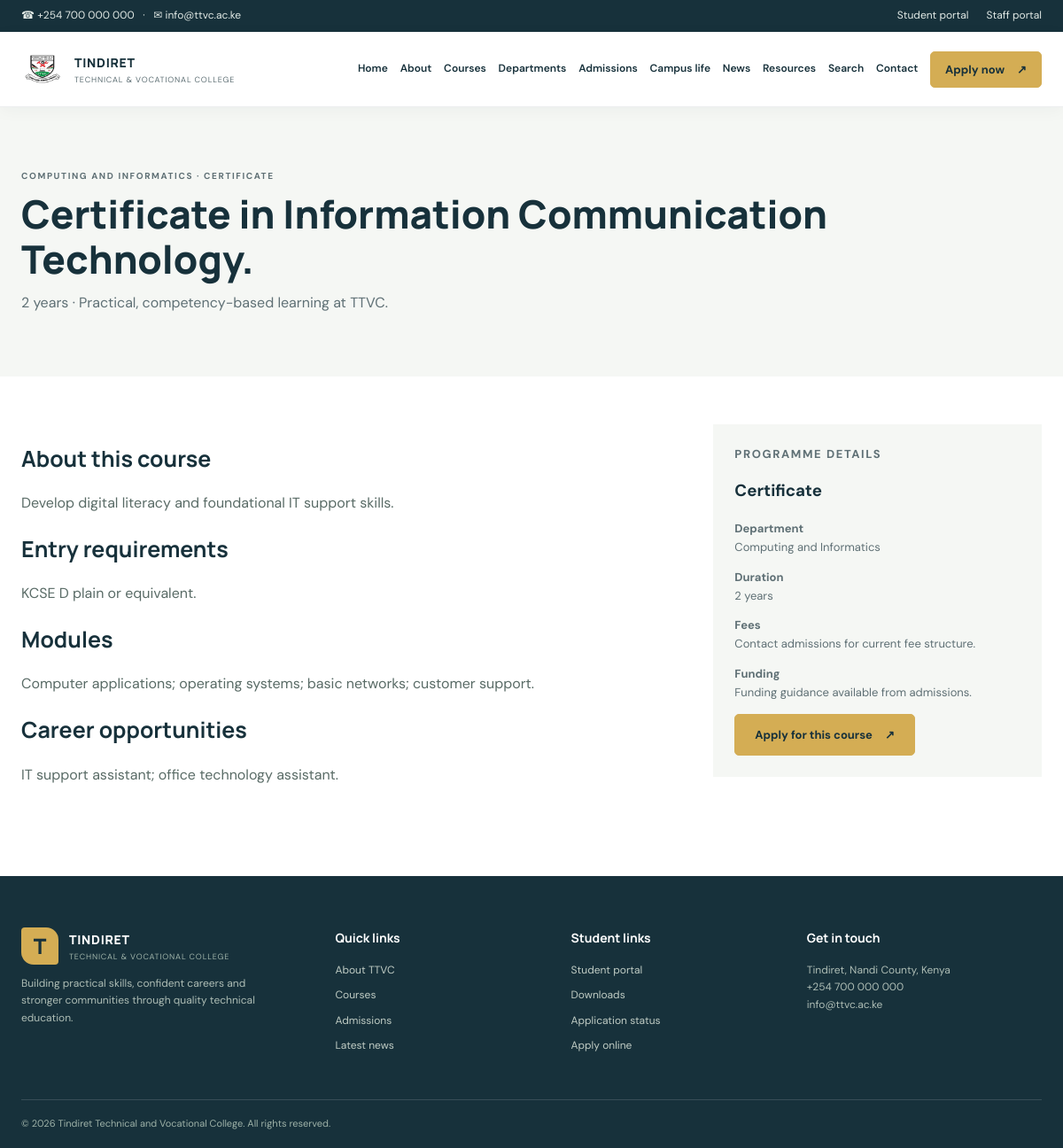
The page /course-details.php?id=2 on the database its author committed.
### tables this page shows
CREATE TABLE settings (
 id BIGINT UNSIGNED AUTO_INCREMENT PRIMARY KEY,
 setting_key VARCHAR(100) NOT NULL UNIQUE,
 setting_value TEXT NULL,
 updated_at TIMESTAMP NOT NULL DEFAULT CURRENT_TIMESTAMP ON UPDATE CURRENT_TIMESTAMP
);

CREATE TABLE courses (
 id BIGINT UNSIGNED AUTO_INCREMENT PRIMARY KEY,
 department_id BIGINT UNSIGNED NOT NULL,
 name VARCHAR(180) NOT NULL,
 level ENUM('Artisan','Certificate','Craft','Diploma','Other') NOT NULL,
 duration VARCHAR(80) NOT NULL,
 entry_requirements TEXT NOT NULL,
 description TEXT NOT NULL,
 modules TEXT NULL,
 careers TEXT NULL,
 fees VARCHAR(160) NULL,
 funding TEXT NULL,
 image VARCHAR(255) NULL,
 status ENUM('draft','published') NOT NULL DEFAULT 'draft',
 featured TINYINT(1) NOT NULL DEFAULT 0,
 created_at TIMESTAMP NOT NULL DEFAULT CURRENT_TIMESTAMP,
 updated_at TIMESTAMP NOT NULL DEFAULT CURRENT_TIMESTAMP ON UPDATE CURRENT_TIMESTAMP,
 INDEX idx_courses_search (name, level, status), INDEX idx_courses_department (department_id, status),
 CONSTRAINT fk_courses_department FOREIGN KEY (department_id) REFERENCES departments(id) ON DELETE RESTRICT
);

CREATE TABLE departments (
 id BIGINT UNSIGNED AUTO_INCREMENT PRIMARY KEY,
 name VARCHAR(150) NOT NULL UNIQUE,
 description TEXT NULL,
 status ENUM('active','inactive') NOT NULL DEFAULT 'active',
 created_at TIMESTAMP NOT NULL DEFAULT CURRENT_TIMESTAMP
);

### config/database.php (called while the page is built, shortened)
<?php
function db(): PDO
{
    static $pdo;
    if ($pdo instanceof PDO) {
        return $pdo;
    }
    $host = getenv('TTVC_DB_HOST') ?: '127.0.0.1';
    $port = getenv('TTVC_DB_PORT') ?: '3306';
    $database = getenv('TTVC_DB_NAME') ?: 'ttvc';
    $username = getenv('TTVC_DB_USER') ?: 'root';
    $password = getenv('TTVC_DB_PASS') ?: 'Domtila123';
    $charset = getenv('TTVC_DB_CHARSET') ?: 'utf8mb4';
    $dsn = "mysql:host={$host};port={$port};dbname={$database};charset={$charset}";
    $pdo = new PDO($dsn, $username, $password, [
        PDO::ATTR_ERRMODE => PDO::ERRMODE_EXCEPTION,
        PDO::ATTR_DEFAULT_FETCH_MODE => PDO::FETCH_ASSOC,
        PDO::ATTR_EMULATE_PREPARES => false,
        PDO::MYSQL_ATTR_INIT_COMMAND => "SET NAMES {$charset}",
    ]);
    return $pdo;
}

### includes/functions.php (called while the page is built, shortened)
<?php
require_once __DIR__ . '/../config/database.php';
function e(?string $value): string
{
    return htmlspecialchars($value ?? '', ENT_QUOTES | ENT_SUBSTITUTE, 'UTF-8');
}
function url(string $path = ''): string
{
    return APP_BASE_URL . '/' . ltrim($path, '/');
}
function setting(string $key, string $fallback = ''): string
{
    try {
        $stmt = db()->prepare('SELECT setting_value FROM settings WHERE setting_key = ? LIMIT 1');
        $stmt->execute([$key]);
        return (string)($stmt->fetchColumn() ?: $fallback);
    } catch (PDOException) {
        return $fallback;
    }
}

### course-details.php (the view, shortened to what this page needs)
<?php
require_once __DIR__ . '/includes/functions.php';
$id = filter_input(INPUT_GET, 'id', FILTER_VALIDATE_INT) ?: 0;
$stmt = db()->prepare('SELECT c.*, d.name AS department FROM courses c JOIN departments d ON d.id = c.department_id WHERE c.id = ? AND c.status = "published" LIMIT 1');
$stmt->execute([$id]);
$course = $stmt->fetch();
include __DIR__ . '/includes/header.php';
?>
<section class="page-hero"><div class="container"><p class="eyebrow"><?= e($course['department']) ?> · <?= e($course['level']) ?></p><h1><?= e($course['name']) ?>.</h1><p><?= e($course['duration']) ?> · Practical, competency-based learning at TTVC.</p></div></section><section class="content-section container"><div class="detail-layout"><div class="detail-copy"><h2>About this course</h2><p><?= nl2br(e($course['description'])) ?></p><h2>Entry requirements</h2><p><?= nl2br(e($course['entry_requirements'])) ?></p><h2>Modules</h2><p><?= nl2br(e($course['modules'] ?: 'Programme modules are available from the admissions office.')) ?></p><h2>Career opportunities</h2><p><?= nl2br(e($course['careers'] ?: 'Graduates can pursue careers across the relevant industry.')) ?></p></div><aside class="detail-aside"><p class="eyebrow">Programme details</p><h3><?= e($course['level']) ?></h3><p><strong>Department</strong><br><?= e($course['department']) ?></p><p><strong>Duration</strong><br><?= e($course['duration']) ?></p><p><strong>Fees</strong><br><?= e($course['fees'] ?: 'Contact admissions for current fee guidance.') ?></p><p><strong>Funding</strong><br><?= e($course['funding'] ?: 'Funding information available from the admissions office.') ?></p><a class="button" href="<?= e(url('apply.php')) ?>">Apply for this course <span>↗</span></a></aside></div></section>
<?php include __DIR__ . '/includes/footer.php'; ?>

### includes/navbar.php
<div class="topbar"><div class="container topbar-inner"><span>☎ <?= e(setting('phone', '+254 700 000 000')) ?> &nbsp; · &nbsp; ✉ <?= e(setting('email', 'info@ttvc.ac.ke')) ?></span><span><a href="<?= e(url('portals.php')) ?>">Student portal</a><a href="<?= e(url('admin/login.php')) ?>">Staff portal</a></span></div></div>
<header class="site-header"><div class="container nav-wrap"><a class="brand" href="<?= e(url('index.php')) ?>"><img class="brand-logo" src="<?= e(url('assets/images/Tindiret-TVC-logo.png')) ?>" alt="Tindiret TVC logo"><span><b>TINDIRET</b><small>TECHNICAL & VOCATIONAL COLLEGE</small></span></a><button class="menu-toggle" aria-label="Open navigation" aria-expanded="false">☰</button><nav class="main-nav"><a href="<?= e(url('index.php')) ?>">Home</a><a href="<?= e(url('about.php')) ?>">About</a><a href="<?= e(url('courses.php')) ?>">Courses</a><a href="<?= e(url('departments.php')) ?>">Departments</a><a href="<?= e(url('admissions.php')) ?>">Admissions</a><a href="<?= e(url('events.php')) ?>">Campus life</a><a href="<?= e(url('news.php')) ?>">News</a><a href="<?= e(url('downloads.php')) ?>">Resources</a><a href="<?= e(url('search.php')) ?>">Search</a><a href="<?= e(url('contact.php')) ?>">Contact</a><a class="button button-small" href="<?= e(url('apply.php')) ?>">Apply now <span aria-hidden="true">↗</span></a></nav></div></header>

### includes/footer.php
</main>
<footer class="site-footer"><div class="container footer-grid"><div><a class="brand brand-light" href="<?= e(url('index.php')) ?>"><span class="brand-mark">T</span><span><b>TINDIRET</b><small>TECHNICAL & VOCATIONAL COLLEGE</small></span></a><p>Building practical skills, confident careers and stronger communities through quality technical education.</p></div><div><h3>Quick links</h3><a href="<?= e(url('about.php')) ?>">About TTVC</a><a href="<?= e(url('courses.php')) ?>">Courses</a><a href="<?= e(url('admissions.php')) ?>">Admissions</a><a href="<?= e(url('news.php')) ?>">Latest news</a></div><div><h3>Student links</h3><a href="<?= e(url('portals.php')) ?>">Student portal</a><a href="<?= e(url('downloads.php')) ?>">Downloads</a><a href="<?= e(url('application-status.php')) ?>">Application status</a><a href="<?= e(url('apply.php')) ?>">Apply online</a></div><div><h3>Get in touch</h3><p><?= e(setting('address', 'Tindiret, Nandi County, Kenya')) ?><br><?= e(setting('phone', '+254 700 000 000')) ?><br><?= e(setting('email', 'info@ttvc.ac.ke')) ?></p></div></div><div class="container footer-bottom">© <?= date('Y') ?> Tindiret Technical and Vocational College. All rights reserved.</div></footer>
</body>
</html>

### assets/css/site.css (style rules this page uses)
:root { --ink:#142d32;--ink-2:#27464a;--green:#1b6755;--green-bright:#34856b;--gold:#d5a63c;--paper:#f5f5ef;--white:#fff;--muted:#667875;--line:#dce3dc;--serif:'Manrope',sans-serif;--sans:'DM Sans',sans-serif;--shadow:0 18px 48px rgba(20,45,50,.12) }
* { box-sizing:border-box }
html { scroll-behavior:smooth }
body { margin:0;color:var(--ink);font-family:var(--sans);font-size:16px;line-height:1.6;background:#fff }
a { color:inherit;text-decoration:none }
img { max-width:100% }
.container { width:min(1160px,calc(100% - 48px));margin-inline:auto }
.topbar { background:var(--ink);color:#d8e4dc;font-size:12px }
.topbar-inner { display:flex;justify-content:space-between;padding:8px 0 }
.topbar a { margin-left:20px }
.site-header { position:sticky;top:0;z-index:20;background:rgba(255,255,255,.97);border-bottom:1px solid rgba(20,45,50,.08);backdrop-filter:blur(12px) }
.nav-wrap { height:82px;display:flex;justify-content:space-between;align-items:center }
.brand { display:flex;align-items:center;gap:11px;line-height:1.15 }
.brand-mark { height:42px;width:42px;display:grid;place-items:center;background:var(--green);color:#fff;font-family:var(--serif);font-size:24px;font-weight:800;border-radius:4px 14px 4px 14px }
.brand b { display:block;font:800 14px var(--serif);letter-spacing:.5px }
.brand small { display:block;margin-top:5px;font-size:9px;letter-spacing:1px;color:var(--muted) }
.main-nav { display:flex;align-items:center;gap:24px;font-size:13px;font-weight:600 }
.button { display:inline-flex;align-items:center;justify-content:center;gap:14px;padding:14px 22px;background:var(--gold);color:var(--ink);font:700 13px var(--sans);border:1px solid var(--gold);border-radius:3px;transition:.2s }
.button-small { padding:11px 16px;font-size:12px }
.eyebrow { text-transform:uppercase;font-size:10px;letter-spacing:1.6px;font-weight:700;color:var(--green);margin:0 0 15px }
.site-footer { background:var(--ink);color:#dce5df;padding:58px 0 0 }
.footer-grid { display:grid;grid-template-columns:1.4fr 1fr 1fr 1.2fr;gap:45px;padding-bottom:42px }
.brand-light { color:#fff }
.brand-light .brand-mark { background:var(--gold);color:var(--ink) }
.brand-light small { color:#9eb2a8 }
.footer-grid p { font-size:12px;color:#aebdb5;max-width:270px }
.footer-grid h3 { font:700 14px var(--serif);color:#fff;margin:2px 0 18px }
.footer-grid>div>a:not(.brand) { display:block;font-size:12px;color:#c1cdc5;margin:9px 0 }
.footer-bottom { border-top:1px solid rgba(255,255,255,.14);font-size:11px;color:#9eb2a8;padding:18px 0 }
.page-hero { padding:70px 0;background:var(--paper) }
.page-hero .eyebrow { margin-bottom:9px }
.page-hero h1 { font:800 44px/1.15 var(--serif);margin:0 0 12px }
.page-hero p { max-width:660px;color:var(--muted);margin:0 }
.content-section { padding:54px 0 86px }
.detail-layout { display:grid;grid-template-columns:2fr 1fr;gap:40px }
.detail-copy h2 { font:700 25px var(--serif) }
.detail-copy p { color:#596b66 }
.detail-aside { padding:24px;background:var(--paper);height:max-content }
.detail-aside h3 { margin-top:0 }
.detail-aside p { font-size:13px;color:var(--muted) }

### assets/css/custom.css (style rules this page uses)
.brand { display: flex; align-items: center; gap: 12px; }
.brand-logo { width: 42px; height: 42px; object-fit: contain; display: block; border-radius: 10px; background: rgba(27,103,85,0.08); padding: 4px; }

### assets/css/professional.css (style rules this page uses)
:root { --ink: #17313b; --ink-2: #294650; --green: #176447; --green-bright: #247a58; --gold: #d4ad54; --paper: #f5f7f4; --muted: #5f7075; --line: #e0e7e2; --shadow: 0 18px 48px rgba(23, 49, 59, 0.1); }
body { color: var(--ink); background: #fff; }
.topbar { background: #17313b; color: #e2eae6; }
.topbar-inner { min-height: 36px; align-items: center; }
.topbar a { transition: color 0.2s ease; }
.site-header { background: rgba(255, 255, 255, 0.98); box-shadow: 0 4px 18px rgba(23, 49, 59, 0.04); }
.nav-wrap { height: 84px; min-height: 84px; }
.brand-logo { width: 48px; height: 48px; border-radius: 10px; background: #fff; }
.brand b { font-size: 14px; letter-spacing: 0.7px; }
.brand small { letter-spacing: 0.8px; }
.main-nav { gap: clamp(10px, 1.15vw, 18px); font-size: 12px; }
.main-nav > a:not(.button) { transition: color 0.2s ease; }
.button { border-radius: 5px; font-size: 13px; transition: transform 0.2s ease, background-color 0.2s ease, box-shadow 0.2s ease; }
.site-footer { background: #17313b; }

### rows shown on the page
settings: setting_value "+254 700 000 000"
settings: setting_value "info@ttvc.ac.ke"
courses: department.name "COMPUTING AND INFORMATICS", level "CERTIFICATE", name "Certificate in Information Communication Technology", duration "2 years", description "Develop digital literacy and foundational IT support skills.", entry_requirements "KCSE D plain or equivalent.", modules "Computer applications; operating systems; basic networks; customer support.", careers "IT support assistant; office technology assistant.", level "Certificate", department.name "Computing and Informatics", fees "Contact admissions for current fee structure.", funding "Funding guidance available from admissions."
settings: setting_value "Tindiret, Nandi County, Kenya"
